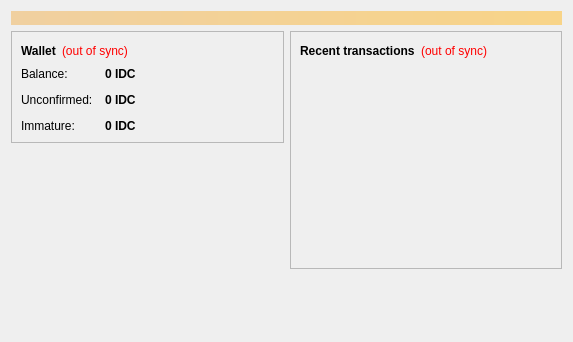
<?xml version="1.0" encoding="UTF-8"?>
<ui version="4.0">
 <class>OverviewPage</class>
 <widget class="QWidget" name="OverviewPage">
  <property name="geometry">
   <rect>
    <x>0</x>
    <y>0</y>
    <width>573</width>
    <height>342</height>
   </rect>
  </property>
  <property name="windowTitle">
   <string>Form</string>
  </property>
  <layout class="QVBoxLayout" name="topLayout">
   <item>
    <widget class="QLabel" name="labelAlerts">
     <property name="visible">
      <bool>false</bool>
     </property>
     <property name="styleSheet">
      <string notr="true">background-color: qlineargradient(x1: 0, y1: 0, x2: 1, y2: 0, stop:0 #F0D0A0, stop:1 #F8D488); color:#000000;</string>
     </property>
     <property name="wordWrap">
      <bool>true</bool>
     </property>
     <property name="margin">
      <number>3</number>
     </property>
    </widget>
   </item>
   <item>
    <layout class="QHBoxLayout" name="horizontalLayout" stretch="1,1">
     <item>
      <layout class="QVBoxLayout" name="verticalLayout_2">
       <item>
        <widget class="QFrame" name="frame">
         <property name="frameShape">
          <enum>QFrame::StyledPanel</enum>
         </property>
         <property name="frameShadow">
          <enum>QFrame::Raised</enum>
         </property>
         <layout class="QVBoxLayout" name="verticalLayout_4">
          <item>
           <layout class="QHBoxLayout" name="horizontalLayout_4">
            <item>
             <widget class="QLabel" name="label_5">
              <property name="font">
               <font>
                <weight>75</weight>
                <bold>true</bold>
               </font>
              </property>
              <property name="text">
               <string>Wallet</string>
              </property>
             </widget>
            </item>
            <item>
             <widget class="QLabel" name="labelWalletStatus">
              <property name="toolTip">
               <string>The displayed information may be out of date. Your wallet automatically synchronizes with the Indocoin network after a connection is established, but this process has not completed yet.</string>
              </property>
              <property name="styleSheet">
               <string notr="true">QLabel { color: red; }</string>
              </property>
              <property name="text">
               <string notr="true">(out of sync)</string>
              </property>
              <property name="alignment">
               <set>Qt::AlignLeading|Qt::AlignLeft|Qt::AlignVCenter</set>
              </property>
             </widget>
            </item>
            <item>
             <spacer name="horizontalSpacer_2">
              <property name="orientation">
               <enum>Qt::Horizontal</enum>
              </property>
              <property name="sizeHint" stdset="0">
               <size>
                <width>40</width>
                <height>20</height>
               </size>
              </property>
             </spacer>
            </item>
           </layout>
          </item>
          <item>
           <layout class="QFormLayout" name="formLayout_2">
            <property name="fieldGrowthPolicy">
             <enum>QFormLayout::AllNonFixedFieldsGrow</enum>
            </property>
            <property name="horizontalSpacing">
             <number>12</number>
            </property>
            <property name="verticalSpacing">
             <number>12</number>
            </property>
            <item row="0" column="0">
             <widget class="QLabel" name="label">
              <property name="text">
               <string>Balance:</string>
              </property>
             </widget>
            </item>
            <item row="0" column="1">
             <widget class="QLabel" name="labelBalance">
              <property name="font">
               <font>
                <weight>75</weight>
                <bold>true</bold>
               </font>
              </property>
              <property name="cursor">
               <cursorShape>IBeamCursor</cursorShape>
              </property>
              <property name="toolTip">
               <string>Your current balance</string>
              </property>
              <property name="text">
               <string notr="true">0 IDC</string>
              </property>
              <property name="textInteractionFlags">
               <set>Qt::LinksAccessibleByMouse|Qt::TextSelectableByKeyboard|Qt::TextSelectableByMouse</set>
              </property>
             </widget>
            </item>
            <item row="1" column="0">
             <widget class="QLabel" name="label_3">
              <property name="text">
               <string>Unconfirmed:</string>
              </property>
             </widget>
            </item>
            <item row="1" column="1">
             <widget class="QLabel" name="labelUnconfirmed">
              <property name="font">
               <font>
                <weight>75</weight>
                <bold>true</bold>
               </font>
              </property>
              <property name="cursor">
               <cursorShape>IBeamCursor</cursorShape>
              </property>
              <property name="toolTip">
               <string>Total of transactions that have yet to be confirmed, and do not yet count toward the current balance</string>
              </property>
              <property name="text">
               <string notr="true">0 IDC</string>
              </property>
              <property name="textInteractionFlags">
               <set>Qt::LinksAccessibleByMouse|Qt::TextSelectableByKeyboard|Qt::TextSelectableByMouse</set>
              </property>
             </widget>
            </item>
            <item row="2" column="0">
             <widget class="QLabel" name="labelImmatureText">
              <property name="text">
               <string>Immature:</string>
              </property>
             </widget>
            </item>
            <item row="2" column="1">
             <widget class="QLabel" name="labelImmature">
              <property name="font">
               <font>
                <weight>75</weight>
                <bold>true</bold>
               </font>
              </property>
              <property name="toolTip">
               <string>Mined balance that has not yet matured</string>
              </property>
              <property name="text">
               <string notr="true">0 IDC</string>
              </property>
              <property name="textInteractionFlags">
               <set>Qt::LinksAccessibleByMouse|Qt::TextSelectableByKeyboard|Qt::TextSelectableByMouse</set>
              </property>
             </widget>
            </item>
           </layout>
          </item>
         </layout>
        </widget>
       </item>
       <item>
        <spacer name="verticalSpacer">
         <property name="orientation">
          <enum>Qt::Vertical</enum>
         </property>
         <property name="sizeHint" stdset="0">
          <size>
           <width>20</width>
           <height>40</height>
          </size>
         </property>
        </spacer>
       </item>
        <item>
         <widget class="QLabel" name="label_wallet_bgcoin">
          <property name="text">
           <string/>
          </property>
          <property name="pixmap">
           <pixmap resource="../bitcoin.qrc">:/images/wallet_bgcoin</pixmap>
          </property>
          <property name="scaledContents">
           <bool>false</bool>
          </property>
          <property name="alignment">
           <set>Qt::AlignCenter</set>
          </property>
          <property name="margin">
           <number>-2</number>
          </property>
         </widget>
        </item>
        <item>
         <widget class="QLabel" name="label_6">
          <property name="text">
           <string/>
          </property>
         </widget>
        </item>
      </layout>
     </item>
     <item>
      <layout class="QVBoxLayout" name="verticalLayout_3">
       <item>
        <widget class="QFrame" name="frame_2">
         <property name="frameShape">
          <enum>QFrame::StyledPanel</enum>
         </property>
         <property name="frameShadow">
          <enum>QFrame::Raised</enum>
         </property>
         <layout class="QVBoxLayout" name="verticalLayout">
          <item>
           <layout class="QHBoxLayout" name="horizontalLayout_2">
            <item>
             <widget class="QLabel" name="label_4">
              <property name="text">
               <string>&lt;b&gt;Recent transactions&lt;/b&gt;</string>
              </property>
             </widget>
            </item>
            <item>
             <widget class="QLabel" name="labelTransactionsStatus">
              <property name="toolTip">
               <string>The displayed information may be out of date. Your wallet automatically synchronizes with the Indocoin network after a connection is established, but this process has not completed yet.</string>
              </property>
              <property name="styleSheet">
               <string notr="true">QLabel { color: red; }</string>
              </property>
              <property name="text">
               <string notr="true">(out of sync)</string>
              </property>
              <property name="alignment">
               <set>Qt::AlignRight|Qt::AlignTrailing|Qt::AlignVCenter</set>
              </property>
             </widget>
            </item>
            <item>
             <spacer name="horizontalSpacer">
              <property name="orientation">
               <enum>Qt::Horizontal</enum>
              </property>
              <property name="sizeHint" stdset="0">
               <size>
                <width>40</width>
                <height>20</height>
               </size>
              </property>
             </spacer>
            </item>
           </layout>
          </item>
          <item>
           <widget class="QListView" name="listTransactions">
            <property name="styleSheet">
             <string notr="true">QListView { background: transparent; }</string>
            </property>
            <property name="frameShape">
             <enum>QFrame::NoFrame</enum>
            </property>
            <property name="verticalScrollBarPolicy">
             <enum>Qt::ScrollBarAlwaysOff</enum>
            </property>
            <property name="horizontalScrollBarPolicy">
             <enum>Qt::ScrollBarAlwaysOff</enum>
            </property>
            <property name="selectionMode">
             <enum>QAbstractItemView::NoSelection</enum>
            </property>
           </widget>
          </item>
         </layout>
        </widget>
       </item>
       <item>
        <spacer name="verticalSpacer_2">
         <property name="orientation">
          <enum>Qt::Vertical</enum>
         </property>
         <property name="sizeHint" stdset="0">
          <size>
           <width>20</width>
           <height>40</height>
          </size>
         </property>
        </spacer>
       </item>
      </layout>
     </item>
    </layout>
   </item>
  </layout>
 </widget>
 <resources/>
 <connections/>
</ui>
